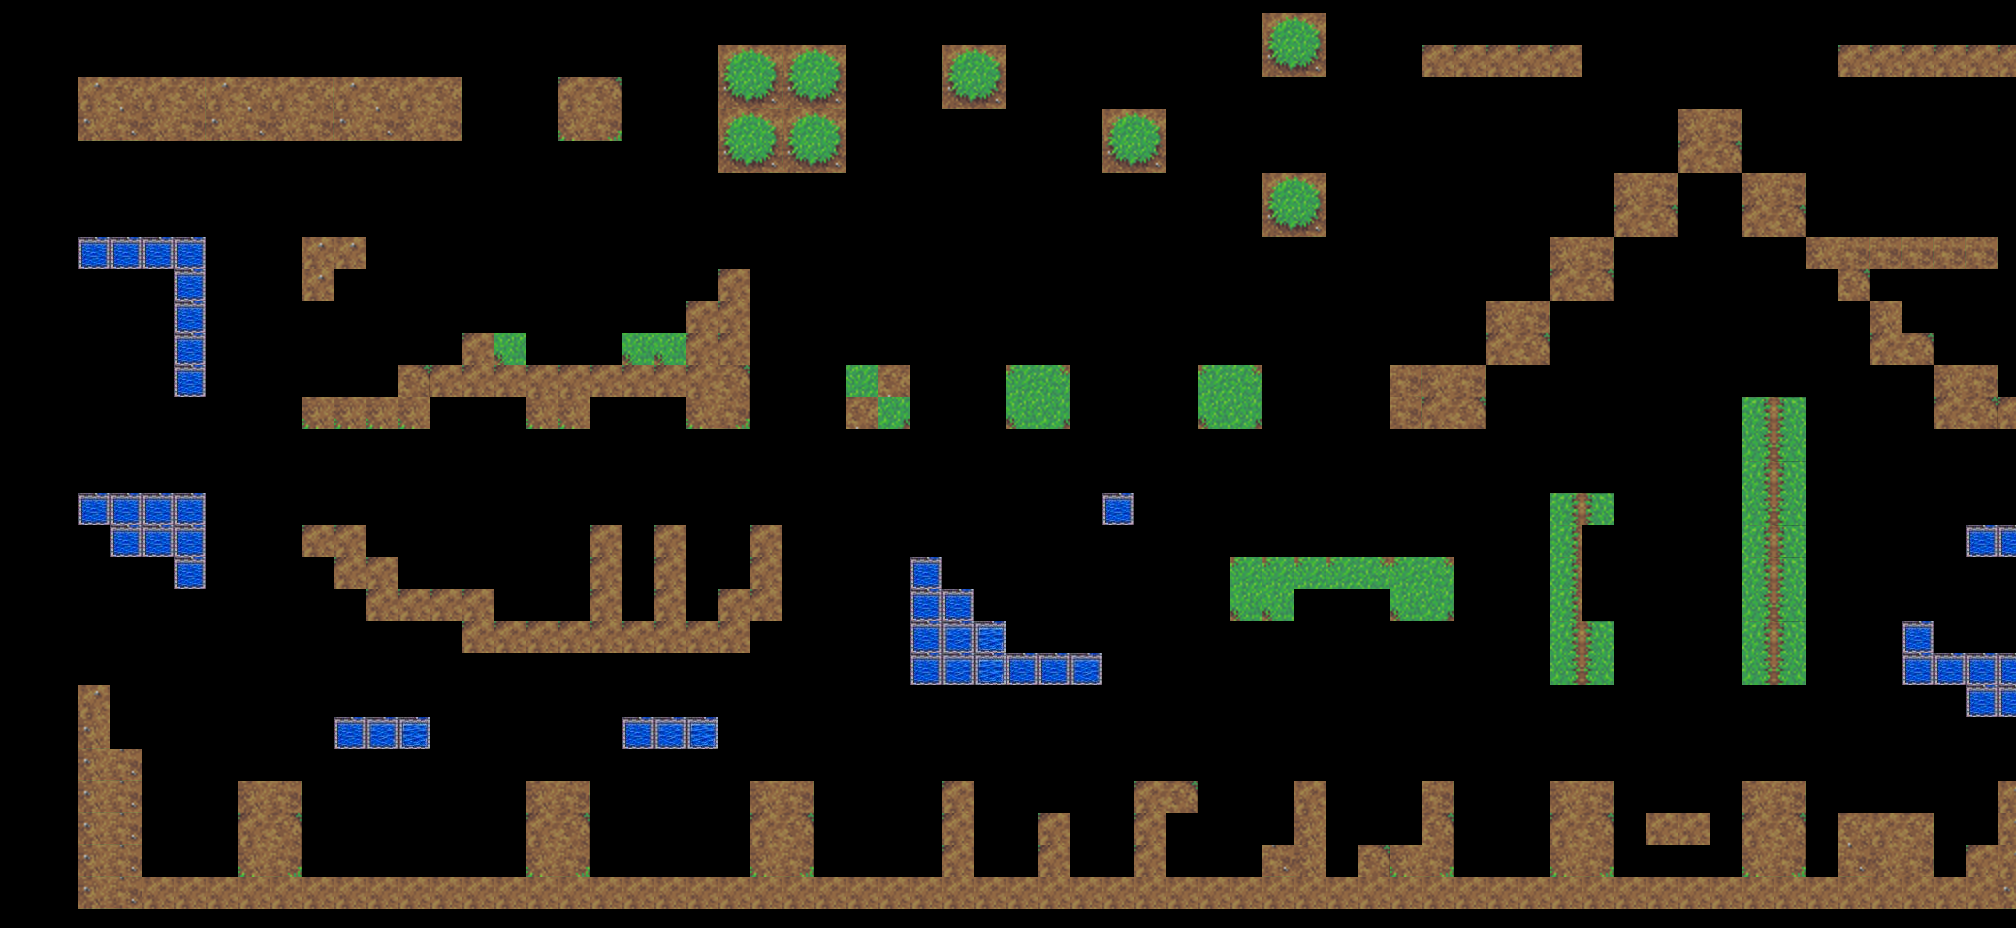

A level layout from a 2D game, rendered from its tile map. Below: a short description, then the map file with tile-grid data replaced by summaries:
An orthogonal 63x29 tile map with 32x32 px tiles, 1 tile layer (Tile Layer 1), 3 tilesets and 287 objects (153x coin, 88x water, 46x firewall).

<map version="1.0" orientation="orthogonal" renderorder="right-down" width="63" height="29" tilewidth="32" tileheight="32" nextobjectid="364">
 <tileset firstgid="1" name="grass" tilewidth="32" tileheight="32" tilecount="72" columns="12">
  <image source="grass.png" width="384" height="192" />
 </tileset>
 <tileset firstgid="73" name="animation" tilewidth="32" tileheight="32" tilecount="48" columns="8">
  <image source="animation.jpeg" width="259" height="194" />
  <tile id="44">
   <animation>
    <frame tileid="44" duration="100" />
    <frame tileid="45" duration="100" />
    <frame tileid="46" duration="100" />
   </animation>
  </tile>
 </tileset>
 <tileset firstgid="121" name="coin" tilewidth="32" tileheight="32" tilecount="6" columns="6">
  <image source="coin.png" width="192" height="32" />
 </tileset>
 <layer name="Tile Layer 1" width="63" height="29" offsetx="78" offsety="-19">
  <data>[1827 cells, 415 non-empty, 29 distinct tile ids]</data>
 </layer>
 <objectgroup name="Object Layer 1" offsetx="78.7879" offsety="-18.1818">
  <object id="5" name="coin" gid="34" x="704" y="287.667" width="32" height="32">
   <ellipse />
  </object>
  <object id="9" name="coin" gid="34" x="319.333" y="63" width="32" height="32">
   <ellipse />
  </object>
  <object id="10" name="coin" gid="34" x="513" y="64" width="32" height="32">
   <ellipse />
  </object>
  <object id="11" name="coin" gid="34" x="768" y="127" width="32" height="32">
   <ellipse />
  </object>
  <object id="12" name="coin" gid="34" x="546" y="225" width="32" height="32">
   <ellipse />
  </object>
  <object id="13" name="coin" gid="34" x="481" y="289" width="32" height="32">
   <ellipse />
  </object>
  <object id="14" name="coin" gid="34" x="768.5" y="319.667" width="32" height="32">
   <ellipse />
  </object>
  <object id="158" name="coin" gid="34" x="128.5" y="255.5" width="32" height="32">
   <ellipse />
  </object>
  <object id="159" name="coin" gid="34" x="63.8333" y="256.5" width="32" height="32">
   <ellipse />
  </object>
  <object id="160" name="coin" gid="34" x="128.5" y="289" width="32" height="32">
   <ellipse />
  </object>
  <object id="161" name="coin" gid="34" x="800" y="160" width="32" height="32">
   <ellipse />
  </object>
  <object id="162" name="coin" gid="34" x="961" y="63" width="32" height="32">
   <ellipse />
  </object>
  <object id="163" name="coin" gid="34" x="1089" y="62" width="32" height="32">
   <ellipse />
  </object>
  <object id="164" name="coin" gid="34" x="1281" y="96" width="32" height="32">
   <ellipse />
  </object>
  <object id="165" name="coin" gid="34" x="1407.5" y="160.5" width="32" height="32">
   <ellipse />
  </object>
  <object id="166" name="coin" gid="34" x="1407.5" y="192.5" width="32" height="32">
   <ellipse />
  </object>
  <object id="167" name="coin" gid="34" x="1407.5" y="224" width="32" height="32">
   <ellipse />
  </object>
  <object id="168" name="coin" gid="34" x="1407.5" y="255.5" width="32" height="32">
   <ellipse />
  </object>
  <object id="169" name="coin" gid="34" x="1216" y="224" width="32" height="32">
   <ellipse />
  </object>
  <object id="170" name="coin" gid="34" x="1248" y="223.5" width="32" height="32">
   <ellipse />
  </object>
  <object id="171" name="coin" gid="34" x="1280" y="223.5" width="32" height="32">
   <ellipse />
  </object>
  <object id="172" name="coin" gid="34" x="1312" y="223.5" width="32" height="32">
   <ellipse />
  </object>
  <object id="173" name="coin" gid="34" x="1152" y="319.75" width="32" height="32">
   <ellipse />
  </object>
  <object id="174" name="coin" gid="34" x="1184" y="319.25" width="32" height="32">
   <ellipse />
  </object>
  <object id="175" name="coin" gid="34" x="1248" y="319.25" width="32" height="32">
   <ellipse />
  </object>
  <object id="176" name="coin" gid="34" x="1216" y="319.25" width="32" height="32">
   <ellipse />
  </object>
  <object id="177" name="coin" gid="34" x="127" y="767.75" width="32" height="32">
   <ellipse />
  </object>
  <object id="178" name="coin" gid="34" x="159" y="767.25" width="32" height="32">
   <ellipse />
  </object>
  <object id="179" name="coin" gid="34" x="223" y="767.25" width="32" height="32">
   <ellipse />
  </object>
  <object id="180" name="coin" gid="34" x="191" y="767.25" width="32" height="32">
   <ellipse />
  </object>
  <object id="181" name="coin" gid="34" x="383.5" y="736.25" width="32" height="32">
   <ellipse />
  </object>
  <object id="182" name="coin" gid="34" x="415.5" y="735.75" width="32" height="32">
   <ellipse />
  </object>
  <object id="183" name="coin" gid="34" x="479.5" y="735.75" width="32" height="32">
   <ellipse />
  </object>
  <object id="184" name="coin" gid="34" x="447.5" y="735.75" width="32" height="32">
   <ellipse />
  </object>
  <object id="185" name="coin" gid="34" x="703.5" y="735.75" width="32" height="32">
   <ellipse />
  </object>
  <object id="186" name="coin" gid="34" x="735.5" y="735.25" width="32" height="32">
   <ellipse />
  </object>
  <object id="187" name="coin" gid="34" x="799.5" y="735.25" width="32" height="32">
   <ellipse />
  </object>
  <object id="188" name="coin" gid="34" x="767.5" y="735.25" width="32" height="32">
   <ellipse />
  </object>
  <object id="189" name="coin" gid="34" x="864" y="575.75" width="32" height="32">
   <ellipse />
  </object>
  <object id="190" name="coin" gid="34" x="896" y="575.25" width="32" height="32">
   <ellipse />
  </object>
  <object id="191" name="coin" gid="34" x="960" y="575.25" width="32" height="32">
   <ellipse />
  </object>
  <object id="192" name="coin" gid="34" x="928" y="575.25" width="32" height="32">
   <ellipse />
  </object>
  <object id="193" name="coin" gid="34" x="864.167" y="543.583" width="32" height="32">
   <ellipse />
  </object>
  <object id="194" name="coin" gid="34" x="896.167" y="543.083" width="32" height="32">
   <ellipse />
  </object>
  <object id="195" name="coin" gid="34" x="960.167" y="543.083" width="32" height="32">
   <ellipse />
  </object>
  <object id="196" name="coin" gid="34" x="928.167" y="543.083" width="32" height="32">
   <ellipse />
  </object>
  <object id="197" name="coin" gid="34" x="864.167" y="511.583" width="32" height="32">
   <ellipse />
  </object>
  <object id="198" name="coin" gid="34" x="896.167" y="511.083" width="32" height="32">
   <ellipse />
  </object>
  <object id="199" name="coin" gid="34" x="960.167" y="511.083" width="32" height="32">
   <ellipse />
  </object>
  <object id="200" name="coin" gid="34" x="928.167" y="511.083" width="32" height="32">
   <ellipse />
  </object>
  <object id="201" name="coin" gid="34" x="1472" y="415.5" width="32" height="32">
   <ellipse />
  </object>
  <object id="202" name="coin" gid="34" x="1504" y="351" width="32" height="32">
   <ellipse />
  </object>
  <object id="203" name="coin" gid="34" x="1568.5" y="288" width="32" height="32">
   <ellipse />
  </object>
  <object id="204" name="coin" gid="34" x="1568.5" y="320.5" width="32" height="32">
   <ellipse />
  </object>
  <object id="205" name="coin" gid="34" x="1568" y="352.5" width="32" height="32">
   <ellipse />
  </object>
  <object id="206" name="coin" gid="34" x="1695.5" y="191" width="32" height="32">
   <ellipse />
  </object>
  <object id="207" name="coin" gid="34" x="1760" y="255.5" width="32" height="32">
   <ellipse />
  </object>
  <object id="208" name="coin" gid="34" x="1823.5" y="319" width="32" height="32">
   <ellipse />
  </object>
  <object id="209" name="coin" gid="34" x="1888" y="383.5" width="32" height="32">
   <ellipse />
  </object>
  <object id="210" name="coin" gid="34" x="1951.5" y="384" width="32" height="32">
   <ellipse />
  </object>
  </objectgroup>
 <objectgroup name="water" offsetx="78" offsety="-20">
  <!-- 134 objects omitted --></objectgroup>
 <objectgroup name="firewall" offsetx="77.5" offsety="-19.5">
  <!-- 46 objects omitted --></objectgroup>
</map>
<!-- 227 of 287 objects omitted -->
